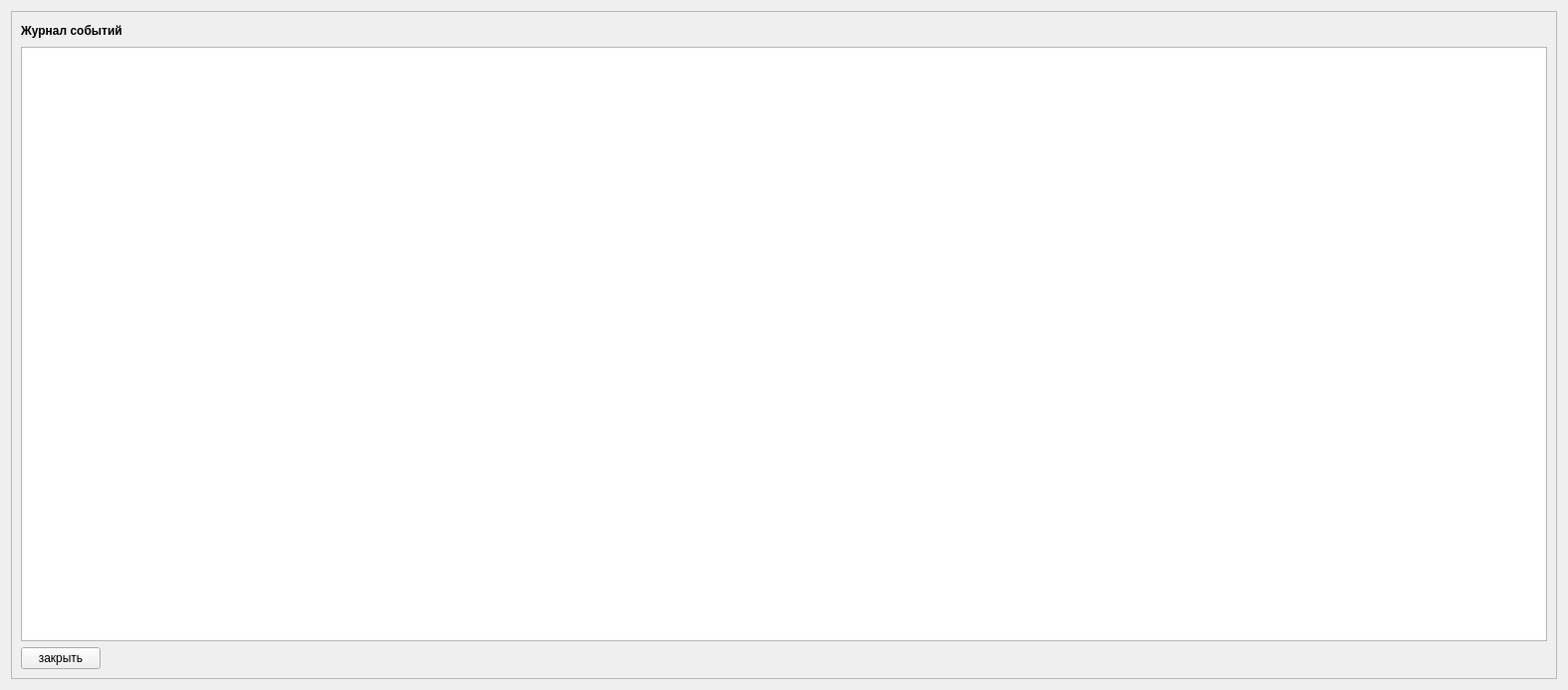
<?xml version="1.0" encoding="UTF-8"?>
<ui version="4.0">
 <class>ScreenLoggerForm</class>
 <widget class="QWidget" name="ScreenLoggerForm">
  <property name="geometry">
   <rect>
    <x>0</x>
    <y>0</y>
    <width>1575</width>
    <height>693</height>
   </rect>
  </property>
  <property name="windowTitle">
   <string>Form</string>
  </property>
  <layout class="QVBoxLayout" name="verticalLayout_2">
   <item>
    <widget class="QFrame" name="frame">
     <property name="frameShape">
      <enum>QFrame::Shape::StyledPanel</enum>
     </property>
     <property name="frameShadow">
      <enum>QFrame::Shadow::Raised</enum>
     </property>
     <property name="lineWidth">
      <number>2</number>
     </property>
     <layout class="QVBoxLayout" name="verticalLayout">
      <item>
       <layout class="QHBoxLayout" name="horizontalLayout">
        <item>
         <widget class="QLabel" name="label">
          <property name="font">
           <font>
            <bold>true</bold>
           </font>
          </property>
          <property name="text">
           <string>Журнал событий</string>
          </property>
         </widget>
        </item>
        <item>
         <spacer name="horizontalSpacer">
          <property name="orientation">
           <enum>Qt::Orientation::Horizontal</enum>
          </property>
          <property name="sizeHint" stdset="0">
           <size>
            <width>40</width>
            <height>20</height>
           </size>
          </property>
         </spacer>
        </item>
       </layout>
      </item>
      <item>
       <widget class="QTableView" name="logTableView"/>
      </item>
      <item>
       <layout class="QHBoxLayout" name="horizontalLayout_2">
        <item>
         <widget class="QPushButton" name="ExitPushButton">
          <property name="text">
           <string>закрыть</string>
          </property>
         </widget>
        </item>
        <item>
         <spacer name="horizontalSpacer_2">
          <property name="orientation">
           <enum>Qt::Orientation::Horizontal</enum>
          </property>
          <property name="sizeHint" stdset="0">
           <size>
            <width>40</width>
            <height>20</height>
           </size>
          </property>
         </spacer>
        </item>
       </layout>
      </item>
     </layout>
    </widget>
   </item>
  </layout>
 </widget>
 <resources/>
 <connections/>
</ui>
